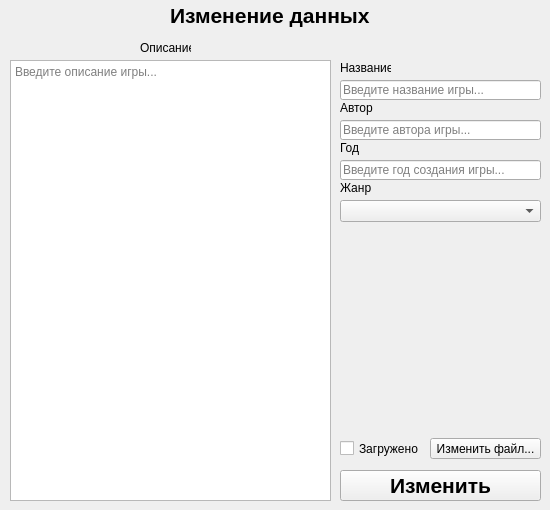
<?xml version="1.0" encoding="UTF-8"?>
<ui version="4.0">
 <class>Form</class>
 <widget class="QWidget" name="Form">
  <property name="geometry">
   <rect>
    <x>0</x>
    <y>0</y>
    <width>550</width>
    <height>510</height>
   </rect>
  </property>
  <property name="windowTitle">
   <string>Form</string>
  </property>
  <widget class="QPushButton" name="edit_btn">
   <property name="geometry">
    <rect>
     <x>340</x>
     <y>470</y>
     <width>201</width>
     <height>31</height>
    </rect>
   </property>
   <property name="font">
    <font>
     <pointsize>16</pointsize>
     <weight>75</weight>
     <bold>true</bold>
    </font>
   </property>
   <property name="text">
    <string>Изменить</string>
   </property>
  </widget>
  <widget class="QLabel" name="label_2">
   <property name="geometry">
    <rect>
     <x>340</x>
     <y>100</y>
     <width>51</width>
     <height>16</height>
    </rect>
   </property>
   <property name="text">
    <string>Автор</string>
   </property>
  </widget>
  <widget class="QLabel" name="label_3">
   <property name="geometry">
    <rect>
     <x>140</x>
     <y>40</y>
     <width>51</width>
     <height>16</height>
    </rect>
   </property>
   <property name="text">
    <string>Описание</string>
   </property>
  </widget>
  <widget class="QPushButton" name="edit_image_btn">
   <property name="geometry">
    <rect>
     <x>430</x>
     <y>438</y>
     <width>111</width>
     <height>21</height>
    </rect>
   </property>
   <property name="text">
    <string>Изменить файл...</string>
   </property>
  </widget>
  <widget class="QLabel" name="label">
   <property name="geometry">
    <rect>
     <x>340</x>
     <y>60</y>
     <width>51</width>
     <height>16</height>
    </rect>
   </property>
   <property name="text">
    <string>Название</string>
   </property>
  </widget>
  <widget class="QLabel" name="label_4">
   <property name="geometry">
    <rect>
     <x>340</x>
     <y>180</y>
     <width>51</width>
     <height>16</height>
    </rect>
   </property>
   <property name="text">
    <string>Жанр</string>
   </property>
  </widget>
  <widget class="QLineEdit" name="line_author">
   <property name="geometry">
    <rect>
     <x>340</x>
     <y>120</y>
     <width>201</width>
     <height>20</height>
    </rect>
   </property>
   <property name="placeholderText">
    <string>Введите автора игры...</string>
   </property>
  </widget>
  <widget class="QCheckBox" name="check_image">
   <property name="geometry">
    <rect>
     <x>340</x>
     <y>438</y>
     <width>81</width>
     <height>21</height>
    </rect>
   </property>
   <property name="text">
    <string>Загружено</string>
   </property>
  </widget>
  <widget class="QLineEdit" name="line_year">
   <property name="geometry">
    <rect>
     <x>340</x>
     <y>160</y>
     <width>201</width>
     <height>20</height>
    </rect>
   </property>
   <property name="placeholderText">
    <string>Введите год создания игры...</string>
   </property>
  </widget>
  <widget class="QPlainTextEdit" name="description_plain">
   <property name="geometry">
    <rect>
     <x>10</x>
     <y>60</y>
     <width>321</width>
     <height>441</height>
    </rect>
   </property>
   <property name="placeholderText">
    <string>Введите описание игры...</string>
   </property>
  </widget>
  <widget class="QLineEdit" name="line_name">
   <property name="geometry">
    <rect>
     <x>340</x>
     <y>80</y>
     <width>201</width>
     <height>20</height>
    </rect>
   </property>
   <property name="placeholderText">
    <string>Введите название игры...</string>
   </property>
  </widget>
  <widget class="QComboBox" name="genres_box">
   <property name="geometry">
    <rect>
     <x>340</x>
     <y>200</y>
     <width>201</width>
     <height>22</height>
    </rect>
   </property>
  </widget>
  <widget class="QLabel" name="label_6">
   <property name="geometry">
    <rect>
     <x>340</x>
     <y>140</y>
     <width>51</width>
     <height>16</height>
    </rect>
   </property>
   <property name="text">
    <string>Год</string>
   </property>
  </widget>
  <widget class="QLabel" name="image_label">
   <property name="geometry">
    <rect>
     <x>340</x>
     <y>230</y>
     <width>200</width>
     <height>200</height>
    </rect>
   </property>
   <property name="text">
    <string/>
   </property>
  </widget>
  <widget class="QLabel" name="label_5">
   <property name="geometry">
    <rect>
     <x>170</x>
     <y>0</y>
     <width>221</width>
     <height>31</height>
    </rect>
   </property>
   <property name="font">
    <font>
     <pointsize>16</pointsize>
     <weight>75</weight>
     <bold>true</bold>
    </font>
   </property>
   <property name="text">
    <string>Изменение данных</string>
   </property>
  </widget>
 </widget>
 <resources/>
 <connections/>
</ui>
